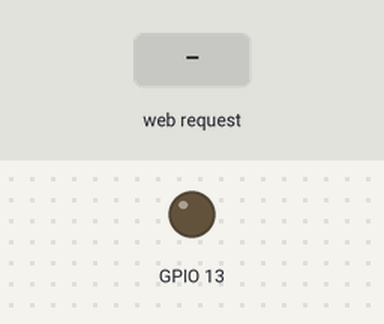
Bench run of a sketch on a simulated ESP32. Shown: output pins drawn as LEDs (lit = HIGH). The test bench sets the inputs (shaded band). WiFi joins after 1.5 s; servers stay silent unless stated; what the sketch prints to the serial monitor is not drawn.

Above: at 2.7 s.
2.8 s: HTTP request GET /blink/on received
At 3.8 s:
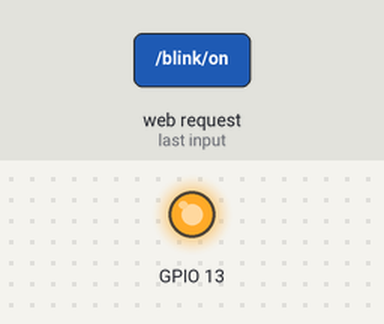
4.3 s: HTTP request GET /blink/off received
At 4.9 s:
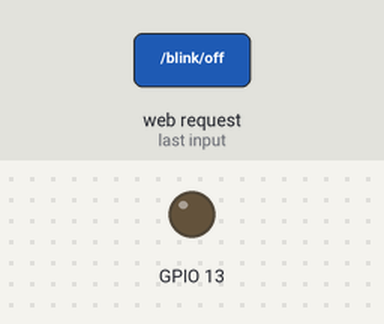
Timing chart, 0 to 7.3 s (numbered marks = the images above; inputs shaded):
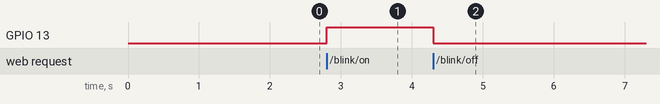

Measured:
- after the input at 2.8 s, GPIO 13: LOW → HIGH at once
- after the input at 4.3 s, GPIO 13: HIGH → LOW at once

The sketch:

WebServer.ino
```cpp
#include <WiFi.h>
#include <WiFiClient.h>
#include <WebServer.h>
#include <ESPmDNS.h>
#include "DHT.h"
#define DHTPIN 4 // センサのデータを読み取るGPIOの番号を指定する
// DHTライブラリはDHT22/DHT11に対応しているので
// 使用するセンサを指定する　
#define DHTTYPE DHT11
DHT dht11(DHTPIN, DHTTYPE); // DHT11のインスタンスを作成する

// WiFi接続用変数
const char *ssid = "elecom-b2809f-g";
const char *password = "fapd4rpfac3u";

String common_html = "\
<!DOCTYPE html>\n\
<html>\n\
<head>\n\
    <meta charset=\"utf-8\" />\n\
    <title>ESP32 DashBoard</title>\n\
    <link rel=\"stylesheet\" href=\"/stylesheet.css\" />\n\
</head>\n\
<body>\n\
    <header>\n\
        <div class=\"container\">\n\
            <div class=\"header-title\">\n\
                <div>\n\
                    <a id=\"top-btn\" class=\"header-logo\" href=\"/\">ESP32 DashBoard</a>\n\
                </div>\n\
            </div>\n\
            <div class=\"header-menu\">\n\
                <ul class=\"header-menu-right\">\n\
                    <li><a href=\"/blink\">Blink</a></li>\n\
                    <li><a href=\"/sensor\">Sensor</a></li>\n\
                </ul>\n\
            </div>\n\
        </div>\n\
    </header>\n\
\n";

WebServer server(80);

void handleNotFound() {
  server.send(200, "text/plain", "hello from esp32!");
}

void handleRoot() {
  String message = "\
     <div class=\"top-wrapper\">\n\
        <h1>Here is the ESP32 DashBoard</h1>\n\
    </div>\n\
    </body>\n\
    </html>\n\
    \n";
  server.send(200, "text/html", common_html + message);
}

void handleLedBlink() {
  String message = "\
      <div class=\"top-wrapper\">\n\
        <h1>LED Blink</h1>\n\
        <button onclick=\"location.href='/blink/on'\">ON</button>\n\
        <button onclick=\"location.href='/blink/off'\">OFF</button>\n\
    </div>\n\
    </body>\n\
    </html>\n\
  \n";
  server.send(200, "text/html", common_html + message);
}
void handleDHT11() {
  // DHT11のサンプリング間隔が2秒なので
  // センサが値を読むまで2秒待機
  delay(2000);
  float humidity = dht11.readHumidity(); // 湿度取得
  float temperature = dht11.readTemperature(); // 温度取得（デフォルトでは摂氏=℃）
  // NaN（Not a Number）つまり数字を読み取れなかった場合再取得する
  // returnした場合loop()の最初に戻る
  if (isnan(humidity) || isnan(temperature)) {
    Serial.println("値が読み取れませんでした");
    return;
  }
  // 体感温度（湿度を含めた体感の温度指数）を計算する
  float apparent_temperature = dht11.computeHeatIndex(temperature, humidity);
  String message = "\
      <div class=\"top-wrapper\">\n\
        <h1>DHT11 Sensor</h1>\n\
        <h2>Temperature: " + String(temperature) + "°C</h2>\n\
        <h2>Humidity: " + String(humidity) + "%</h2>\n\
        <h2>ApparentTemperature: " + String(apparent_temperature) + "%</h2>\n\
        <button onclick=\"location.href='/sensor'\">UPDATE</button>\n\
    </div>\n\
    </body>\n\
    </html>\n\
  \n";
  server.send(200, "text/html", common_html + message);
}

void handleCSS() {
  String message = "\
  @charset \"UTF-8\";* {min-height: 0;min-width: 0;}\n\
  body { margin: 0; font-weight: 400; -webkit-font-smoothing: antialiased;\n\
  font-size: 14px; color: #888; }\n\
  a { text-decoration: none; color: #323a45; \n\
  -webkit-transition: all 0.3s; transition: all 0.3s; }\n\
  a a:hover { color: #5983ff; text-decoration: none; }\n\
  ul { margin: 0; padding: 0; list-style: none; }\n\
  li { margin: 0; padding: 0; list-style: none; }\n\
  .container { width: 1170px; padding-right: 15px; \n\
  padding-left: 15px; margin-right: auto; margin-left: auto; }\n\
  h2,h3,h4,h5,h6 { margin-top: 10px;\n\
  margin-bottom: 10px; font-weight: 400; }\n\
  /*-------  ここからheader  --------*/\n\
  header { height: 50px; position: fixed; top: 0;\n\
  left: 0; right: 0; background-color: #2489c4; line-height: 50px;\n\
  -webkit-box-shadow: -1px 1px 1px rgba(0, 0, 0, 0.1);\n\
  box-shadow: -1px 1px 1px rgba(0, 0, 0, 0.1);\n\
  z-index: 10; }\n\
  .header-title { float: left; }\n\
  .header-logo { color: white; font-weight: 700;\n\
  font-size: 22px; font-family: \"Dosis\", sans-serif; cursor: pointer;}\n\
  .header-menu-right { float: right; }\n\
  .header-menu-right li { float: left; }\n\
  .header-menu-right a { color: #ffffff; font-weight: 700;\n\
  padding: 10px; text-decoration: none; }\n\
  .header-menu-right a:hover { color: #104600;\n\
  -webkit-transition: color 0.3s; transition: color 0.3s;}\n\
  .heading { padding-top: 60px; padding-bottom: 30px; color: #5f5d60;\n\
  text-align: center;}\n\
  .heading h2 {font-weight: normal; }\n\
  /*-------  ここまでheader  --------*/\n\
  .top-wrapper { padding-top: 120px; padding-bottom: 100px;\n\
  color: #5f5d60; text-align: center; }\n\
  \n";

  server.send(200, "text/css", message);
}

void setup() {
  Serial.begin(115200);
  //  WiFi.mode(WIFI_STA);
  WiFi.begin(ssid, password); // Wi-Fi接続開始
  while (WiFi.status() != WL_CONNECTED) // Wi-Fiアクセスポイントへ接続するまで待機
  {
    Serial.println("Waiting for Wi-Fi connection....");
    delay(500);
  }
  Serial.println("Connected to Wi-Fi");

  // ESP32のIP
  Serial.print("ESP32 IP: ");
  Serial.println(WiFi.localIP());
  // ネットワークゲートウェイのIP
  Serial.print("Network Gateway IP: ");
  Serial.println(WiFi.gatewayIP());
  // DNSServerのIP
  Serial.print("Network DNS Server IP: ");
  Serial.println(WiFi.dnsIP());

  while (!MDNS.begin("ESP32"))
  { // mDNSでESP32という名前を登録する
    Serial.println("Waiting for mDBS to be configured....");
    delay(100);
  }
  Serial.println("Complete mDNS configuration.");


  pinMode(13, OUTPUT); // GPIO13を出力端子として用いる
  dht11.begin(); // DHT11を始動させる

  server.on("/", handleRoot);
  server.on("/blink", handleLedBlink);
  server.on("/blink/on", []() {
    digitalWrite(13, HIGH); // GPIO13に電流を流しLEDを光らせる
    handleLedBlink();
  });
  server.on("/blink/off", []() {
    digitalWrite(13, LOW); // GPIO13に電流を流しLEDを光らせる
    handleLedBlink();
  });
  server.on("/sensor", handleDHT11);
  server.on("/stylesheet.css", handleCSS);

  server.onNotFound(handleNotFound);
  server.begin();
  Serial.println("WebServer 起動");
}

void loop() {
  server.handleClient();
  delay(5);
}
```
